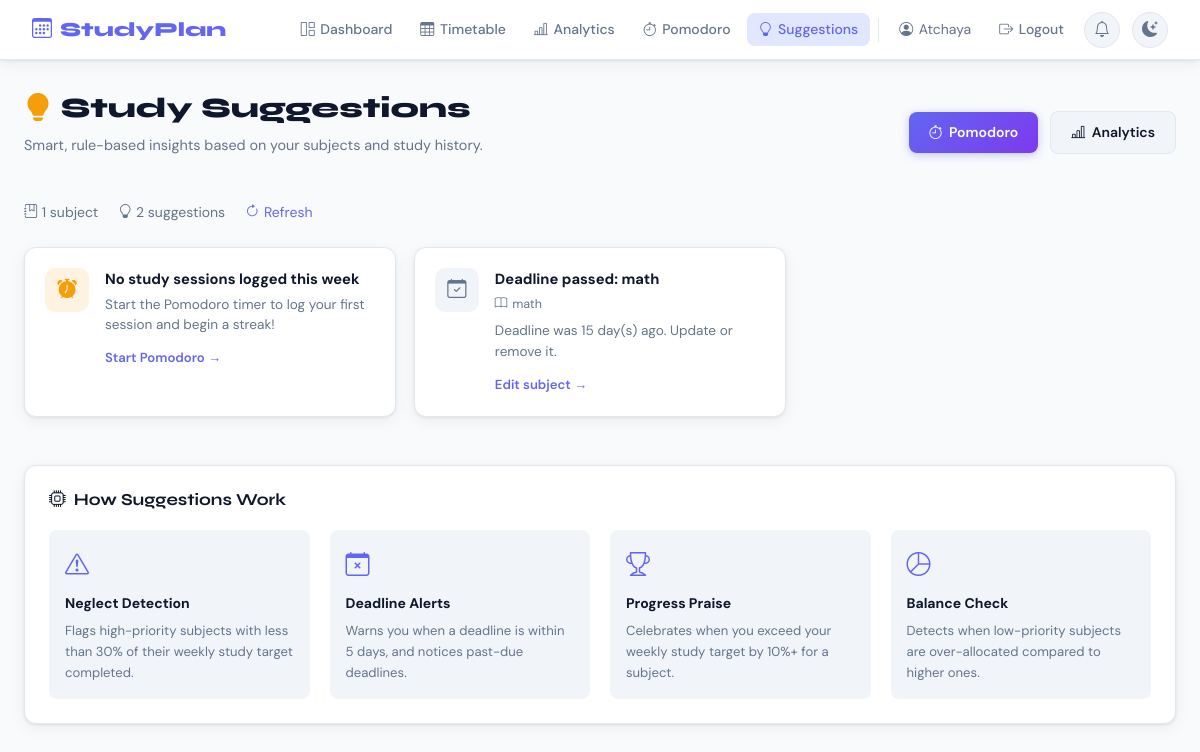
/suggestions (signed in), run on the app's committed database.
### tables this page shows
CREATE TABLE subjects(
        id INTEGER PRIMARY KEY AUTOINCREMENT, user_id INTEGER NOT NULL,
        name TEXT NOT NULL, hours_per_day REAL NOT NULL DEFAULT 1.0,
        priority TEXT NOT NULL DEFAULT 'Medium', deadline TEXT,
        color TEXT DEFAULT '#6366f1', created TEXT DEFAULT (datetime('now')),
        FOREIGN KEY(user_id) REFERENCES users(id));

### app.py (the view)
@app.route("/suggestions")
@login_required
def suggestions_page():
    conn=get_db()
    subjects=conn.execute("SELECT * FROM subjects WHERE user_id=?",(session["user_id"],)).fetchall()
    since=(date.today()-timedelta(days=7)).isoformat()
    sessions=conn.execute("SELECT * FROM study_sessions WHERE user_id=? AND session_date>=?",(session["user_id"],since)).fetchall()
    conn.close()
    tips=build_suggestions([dict(s) for s in subjects],[dict(s) for s in sessions])
    return render_template("suggestions.html",username=session["username"],
        suggestions=tips,subjects=[dict(s) for s in subjects])

### app.py (called while the page is built)
def get_db():
    conn = sqlite3.connect(DB_PATH)
    conn.row_factory = sqlite3.Row
    return conn

def login_required(f):
    from functools import wraps
    @wraps(f)
    def decorated(*args, **kwargs):
        if "user_id" not in session: return redirect(url_for("login"))
        return f(*args, **kwargs)
    return decorated

### templates/suggestions.html (shortened to what this page needs)
{% extends "base.html" %}
{% block content %}
<div class="page-header">
  <div>
    <h1 class="page-title"><i class="bi bi-lightbulb-fill" style="color:#f59e0b"></i> Study Suggestions</h1>
    <p class="page-sub">Smart, rule-based insights based on your subjects and study history.</p>
  </div>
  <div class="header-actions">
    <a href="{{ url_for('pomodoro') }}" class="btn-accent"><i class="bi bi-stopwatch"></i> Pomodoro</a>
    <a href="{{ url_for('analytics') }}" class="btn-secondary"><i class="bi bi-bar-chart-line"></i> Analytics</a>
  </div>
</div>
<div class="suggest-meta mb-4">
  <span><i class="bi bi-journal-bookmark"></i> {{ subjects|length }} subject{{ 's' if subjects|length != 1 else '' }}</span>
  <span><i class="bi bi-lightbulb"></i> {{ suggestions|length }} suggestion{{ 's' if suggestions|length != 1 else '' }}</span>
  <span class="suggest-refresh" onclick="location.reload()"><i class="bi bi-arrow-clockwise"></i> Refresh</span>
</div>
{% if not subjects %}
<div class="empty-full">
  <i class="bi bi-journal-plus"></i>
  <h3>No subjects yet</h3>
  <p>Add subjects on the <a href="{{ url_for('dashboard') }}">Dashboard</a> to receive personalised suggestions.</p>
</div>
{% elif not suggestions %}
<div class="empty-full" style="color:var(--green)">
  <i class="bi bi-check-circle-fill"></i>
  <h3>All good!</h3>
  <p>No issues detected. Keep studying and logging your sessions.</p>
</div>
{% else %}
<div class="suggestions-grid">
  {% for tip in suggestions %}
  <div class="suggestion-card suggest-{{ tip.type }}">
    <div class="suggest-icon-wrap suggest-icon-{{ tip.type }}">
      <i class="bi {{ tip.icon }}"></i>
    </div>
    <div class="suggest-body">
      <div class="suggest-title">{{ tip.title }}</div>
      {% if tip.subject %}
      <div class="suggest-subject"><i class="bi bi-book"></i> {{ tip.subject }}</div>
      {% endif %}
      <p class="suggest-text">{{ tip.body }}</p>
      {% if tip.action %}
      <div class="suggest-actions">
        {% if tip.action == "Start Pomodoro" or tip.action == "Open Pomodoro" %}
          <a href="{{ url_for('pomodoro') }}" class="suggest-btn">{{ tip.action }} →</a>
        {% elif tip.action == "Review schedule" %}
          <a href="{{ url_for('timetable_view') }}" class="suggest-btn">{{ tip.action }} →</a>
        {% elif tip.action == "Edit subject" and tip.subject %}
          <a href="{{ url_for('dashboard') }}" class="suggest-btn">{{ tip.action }} →</a>
        {% else %}
          <a href="{{ url_for('dashboard') }}" class="suggest-btn">{{ tip.action }} →</a>
        {% endif %}
      </div>
      {% endif %}
    </div>
  </div>
  {% endfor %}
</div>
{% endif %}
<div class="card-box mt-5">
  <h2 class="card-box-title"><i class="bi bi-cpu"></i> How Suggestions Work</h2>
  <div class="how-grid">
    <div class="how-item">
      <div class="how-icon"><i class="bi bi-exclamation-triangle"></i></div>
      <strong>Neglect Detection</strong>
      <p>Flags high-priority subjects with less than 30% of their weekly study target completed.</p>
    </div>
    <div class="how-item">
      <div class="how-icon"><i class="bi bi-calendar-x"></i></div>
      <strong>Deadline Alerts</strong>
      <p>Warns you when a deadline is within 5 days, and notices past-due deadlines.</p>
    </div>
    <div class="how-item">
      <div class="how-icon"><i class="bi bi-trophy"></i></div>
      <strong>Progress Praise</strong>
      <p>Celebrates when you exceed your weekly study target by 10%+ for a subject.</p>
    </div>
    <div class="how-item">
      <div class="how-icon"><i class="bi bi-pie-chart"></i></div>
      <strong>Balance Check</strong>
      <p>Detects when low-priority subjects are over-allocated compared to higher ones.</p>
    </div>
  </div>
</div>
{% endblock %}

### static/css/style.css (style rules this page uses)
:root { --font-display: 'Syne', sans-serif; --font-body: 'DM Sans', sans-serif; --indigo: #6366f1; --indigo-d:#4f46e5; --indigo-l:#e0e7ff; --red: #ef4444; --yellow: #f59e0b; --green: #22c55e; --bg: #f8fafc; --surface: #ffffff; --surface-2: #f1f5f9; --border: #e2e8f0; --text: #0f172a; --text-2: #64748b; --shadow: 0 1px 3px rgba(0,0,0,.08), 0 4px 16px rgba(0,0,0,.06); --shadow-lg: 0 8px 32px rgba(0,0,0,.12); --radius: 12px; --radius-sm: 8px; --transition: .2s ease; }
*, *::before, *::after { box-sizing: border-box; margin: 0; padding: 0; }
body { font-family: var(--font-body); background: var(--bg); color: var(--text); font-size: 15px; line-height: 1.6; transition: background var(--transition), color var(--transition); }
a { color: var(--indigo); text-decoration: none; }
.btn-secondary { padding: .6rem 1.25rem; background: var(--surface-2); color: var(--text); border: 1.5px solid var(--border); border-radius: var(--radius-sm); font-family: var(--font-body); font-weight: 600; font-size: .875rem; cursor: pointer; display: inline-flex; align-items: center; gap: .4rem; text-decoration: none; transition: background var(--transition); }
.btn-accent { padding: .6rem 1.25rem; background: linear-gradient(135deg, #6366f1, #7c3aed); color: #fff; border: none; border-radius: var(--radius-sm); font-family: var(--font-body); font-weight: 600; font-size: .875rem; cursor: pointer; display: inline-flex; align-items: center; gap: .4rem; text-decoration: none; box-shadow: 0 2px 8px rgba(99,102,241,.35); transition: opacity var(--transition), transform var(--transition); }
.page-header { display: flex; align-items: center; justify-content: space-between; margin-bottom: 1.75rem; flex-wrap: wrap; gap: 1rem; }
.page-title { font-family: var(--font-display); font-size: 1.75rem; font-weight: 800; }
.page-sub { color: var(--text-2); font-size: .9rem; margin-top: .2rem; }
.header-actions { display: flex; gap: .75rem; align-items: center; flex-wrap: wrap; }
.card-box { background: var(--surface); border: 1px solid var(--border); border-radius: var(--radius); padding: 1.5rem; box-shadow: var(--shadow); }
.card-box-title { font-family: var(--font-display); font-size: 1.05rem; font-weight: 700; display: flex; align-items: center; gap: .5rem; margin-bottom: 1.25rem; color: var(--text); }
.mb-4 { margin-bottom: 1.5rem; }
.suggest-meta { display: flex; align-items: center; gap: 1.25rem; color: var(--text-2); font-size: .875rem; }
.suggest-refresh { cursor: pointer; color: var(--indigo); display: flex; align-items: center; gap: .3rem; }
.suggestions-grid { display: grid; grid-template-columns: repeat(auto-fill, minmax(320px, 1fr)); gap: 1.1rem; }
.suggestion-card { display: flex; gap: 1rem; background: var(--surface); border: 1px solid var(--border); border-radius: var(--radius); padding: 1.25rem; box-shadow: var(--shadow); transition: transform var(--transition), box-shadow var(--transition); animation: fadeSlide .35s ease both; }
.suggest-icon-wrap { width: 44px; height: 44px; border-radius: 10px; display: flex; align-items: center; justify-content: center; font-size: 1.2rem; flex-shrink: 0; }
.suggest-icon-warning { background: rgba(245,158,11,.12); color: var(--yellow); }
.suggest-icon-secondary { background: var(--surface-2); color: var(--text-2); }
.suggest-body { flex: 1; min-width: 0; }
.suggest-title { font-weight: 700; font-size: .92rem; margin-bottom: .2rem; }
.suggest-subject { font-size: .78rem; color: var(--text-2); margin-bottom: .4rem; display: flex; align-items: center; gap: .3rem; }
.suggest-text { font-size: .85rem; color: var(--text-2); line-height: 1.5; margin: 0 0 .6rem; }
.suggest-btn { font-size: .82rem; font-weight: 600; color: var(--indigo); text-decoration: none; }
.how-grid { display: grid; grid-template-columns: repeat(auto-fit, minmax(200px, 1fr)); gap: 1.25rem; margin-top: .75rem; }
.how-item { background: var(--surface-2); border-radius: var(--radius-sm); padding: 1rem; font-size: .875rem; }
.how-icon { font-size: 1.5rem; margin-bottom: .5rem; color: var(--indigo); }
.how-item strong { display: block; margin-bottom: .35rem; }
.how-item p { color: var(--text-2); margin: 0; font-size: .82rem; }
.mt-5 { margin-top: 2rem; }

### data on the page
subjects: title "Deadline passed: math", subject "math", body "Deadline was 15 day(s) ago. Update or remove it.", action "Edit subject"

### other printed values
{{ session['username'] }} "Atchaya"
{{ subjects|length }} "1"
{{ suggestions|length }} "2"
{{ 's' if suggestions|length != 1 else '' }} "s"
{{ tip.title }} "No study sessions logged this week"
{{ tip.body }} "Start the Pomodoro timer to log your first session and begin a streak!"
{{ tip.action }} "Start Pomodoro"
